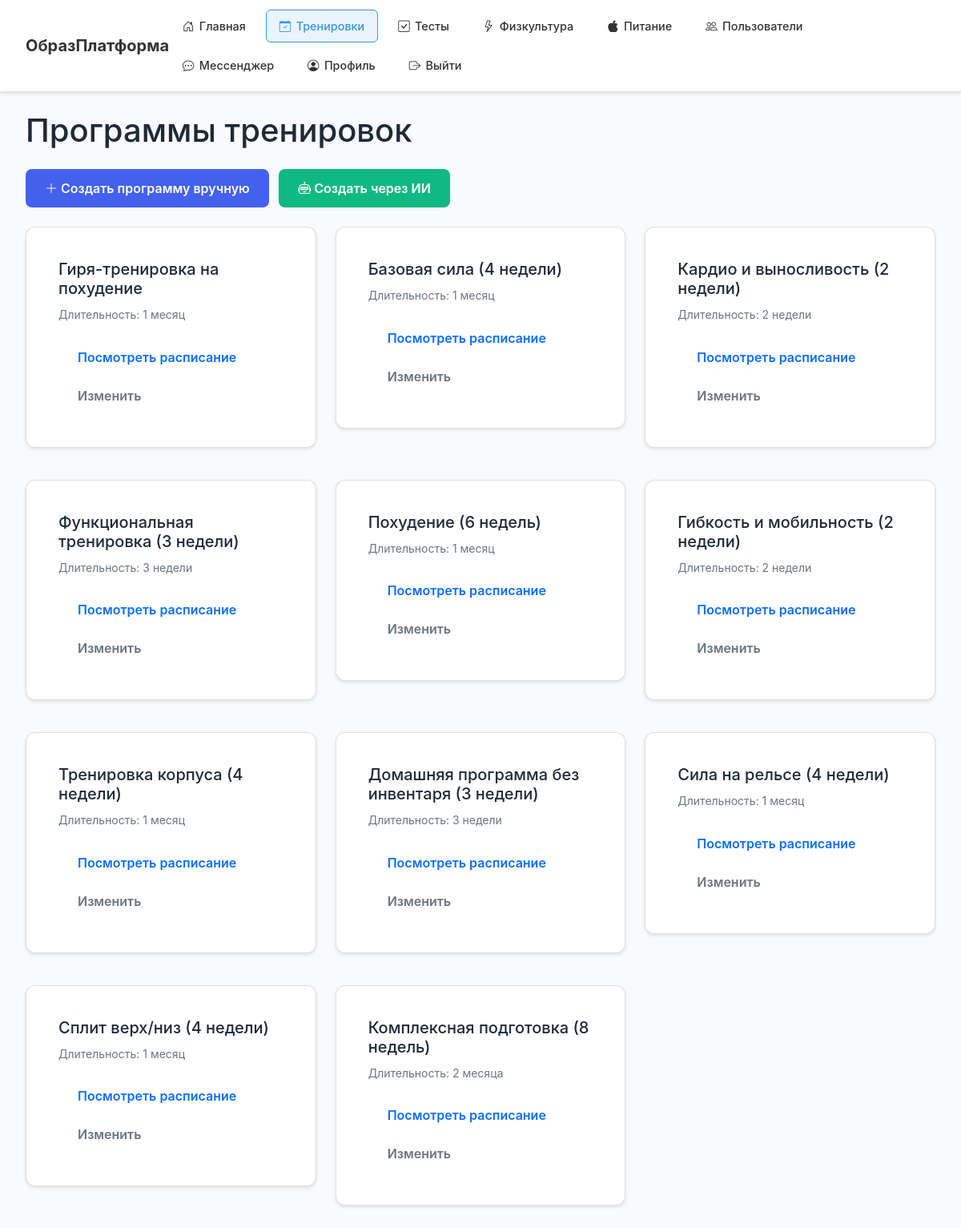
The app's page /training-programs (signed in) with its own data.
### models.py (models this page shows)
class TrainingProgram(db.Model):
    id = db.Column(db.Integer, primary_key=True)
    user_id = db.Column(db.Integer, db.ForeignKey('user.id'), nullable=False)
    title = db.Column(db.String(200), nullable=False)
    duration = db.Column(db.String(50), nullable=False)
    schedule = db.Column(db.Text, nullable=False)
    created_at = db.Column(db.DateTime, default=datetime.utcnow)

### app.py (the view, shortened to what this page needs)
@app.route('/training-programs')
@login_required
def training_programs():
    def ensure_default_programs(user):
        existing = TrainingProgram.query.filter_by(user_id=user.id).count()
        if existing >= 10:
            return
    ensure_default_programs(current_user)
    programs = TrainingProgram.query.filter_by(user_id=current_user.id).order_by(TrainingProgram.created_at.desc()).all()
    return render_template('training_programs.html', programs=programs)

### app.py (called while the page is built)
@login_manager.user_loader
def load_user(user_id):
    return User.query.get(int(user_id))

### models.py (called while the page is built)
    def is_teacher(self):
        return self.role == 'teacher'

    def is_student(self):
        return self.role == 'student'

    def is_cook(self):
        return self.role == 'cook'

    def is_admin(self):
        return self.role == 'admin'

### templates/training_programs.html (shortened to what this page needs)
{% extends "base.html" %}
{% block content %}
<div class="container mt-4">
    <h1> Программы тренировок</h1>
    <div class="row mt-4">
        <div class="col-md-12 mb-4">
            <button class="btn btn-primary" data-bs-toggle="modal" data-bs-target="#createProgramModal">
                <i class="bi bi-plus-lg"></i> Создать программу вручную
            </button>
            <button class="btn btn-success ms-2" data-bs-toggle="modal" data-bs-target="#aiCreateModal">
                <i class="bi bi-robot"></i> Создать через ИИ
            </button>
        </div>
        <div class="col-md-12">
            <div class="row">
                {% for program in programs %}
                <div class="col-md-4 mb-4">
                    <div class="card">
                        <div class="card-body">
                            <h5 class="card-title">{{ program.title }}</h5>
                            <p class="card-text">
                                <small class="text-muted">Длительность: {{ program.duration }}</small>
                            </p>
                            <a href="#" class="btn btn-outline-primary btn-sm" data-schedule='{{ program.schedule|safe }}' onclick="viewSchedule(this.dataset.schedule)">
                                Посмотреть расписание
                            </a>
                            <button class="btn btn-outline-secondary btn-sm"
                                data-program-id="{{ program.id }}"
                                data-title="{{ program.title|e }}"
                                data-duration="{{ program.duration|e }}"
                                data-schedule='{{ program.schedule|safe }}'
                                onclick='openEditModalFromButton(this)'>Изменить</button>
                        </div>
                    </div>
                </div>
                {% endfor %}
            </div>
        </div>
    </div>
</div>
{% endblock %}

### static/css/style.css (style rules this page uses)
:root { --primary: #4361ee; --primary-dark: #3730a3; --success: #10b981; --danger: #ef4444; --text: #1f2937; --text-light: #6b7280; --bg: #f9fafb; --white: #ffffff; --border: #e5e7eb; }
* { margin: 0; padding: 0; box-sizing: border-box; }
body { font-family: -apple-system, BlinkMacSystemFont, 'Segoe UI', sans-serif; background: var(--bg); color: var(--text); line-height: 1.6; }
.container { max-width: 1200px; margin: 1rem auto; padding: 0 1rem; }
.card { background: var(--white); border-radius: 12px; padding: 1.5rem; box-shadow: 0 1px 3px rgba(0,0,0,0.1); margin-bottom: 1rem; }
.btn { padding: 0.75rem 1.5rem; font-size: 1rem; font-weight: 600; border: none; border-radius: 8px; cursor: pointer; transition: all 0.2s; text-decoration: none; display: inline-block; }
.btn-primary { background: var(--primary); color: white; }
.btn-success { background: var(--success); color: white; }

### static/css/sections.css (style rules this page uses)
.card { box-shadow: 0 2px 4px rgba(0, 0, 0, 0.1); transition: transform 0.2s; }

### records on screen
TrainingProgram: title "Гиря-тренировка на похудение", duration "1 месяц"
TrainingProgram: title "Базовая сила (4 недели)", duration "1 месяц"
TrainingProgram: title "Кардио и выносливость (2 недели)", duration "2 недели"
TrainingProgram: title "Функциональная тренировка (3 недели)", duration "3 недели"
TrainingProgram: title "Похудение (6 недель)", duration "1 месяц"
TrainingProgram: title "Гибкость и мобильность (2 недели)", duration "2 недели"
TrainingProgram: title "Тренировка корпуса (4 недели)", duration "1 месяц"
TrainingProgram: title "Домашняя программа без инвентаря (3 недели)", duration "3 недели"
TrainingProgram: title "Сила на рельсе (4 недели)", duration "1 месяц"
TrainingProgram: title "Сплит верх/низ (4 недели)", duration "1 месяц"
TrainingProgram: title "Комплексная подготовка (8 недель)", duration "2 месяца"
